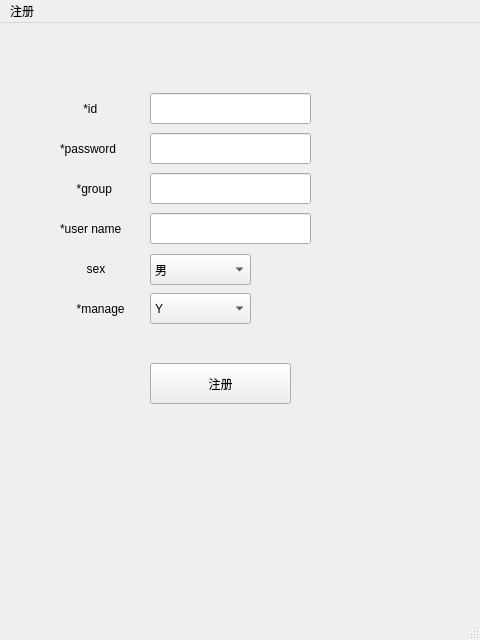
<?xml version="1.0" encoding="UTF-8"?>
<ui version="4.0">
 <class>MainWindow</class>
 <widget class="QMainWindow" name="MainWindow">
  <property name="geometry">
   <rect>
    <x>0</x>
    <y>0</y>
    <width>480</width>
    <height>640</height>
   </rect>
  </property>
  <property name="windowTitle">
   <string>MainWindow</string>
  </property>
  <widget class="QWidget" name="centralwidget">
   <widget class="QLabel" name="label">
    <property name="geometry">
     <rect>
      <x>70</x>
      <y>70</y>
      <width>71</width>
      <height>31</height>
     </rect>
    </property>
    <property name="text">
     <string>    *id</string>
    </property>
   </widget>
   <widget class="QLineEdit" name="id">
    <property name="geometry">
     <rect>
      <x>150</x>
      <y>70</y>
      <width>161</width>
      <height>31</height>
     </rect>
    </property>
   </widget>
   <widget class="QLineEdit" name="password">
    <property name="geometry">
     <rect>
      <x>150</x>
      <y>110</y>
      <width>161</width>
      <height>31</height>
     </rect>
    </property>
   </widget>
   <widget class="QLabel" name="label_2">
    <property name="geometry">
     <rect>
      <x>60</x>
      <y>110</y>
      <width>81</width>
      <height>31</height>
     </rect>
    </property>
    <property name="text">
     <string>*password</string>
    </property>
   </widget>
   <widget class="QLineEdit" name="group">
    <property name="geometry">
     <rect>
      <x>150</x>
      <y>150</y>
      <width>161</width>
      <height>31</height>
     </rect>
    </property>
   </widget>
   <widget class="QLabel" name="label_3">
    <property name="geometry">
     <rect>
      <x>70</x>
      <y>150</y>
      <width>71</width>
      <height>31</height>
     </rect>
    </property>
    <property name="text">
     <string>  *group</string>
    </property>
   </widget>
   <widget class="QLineEdit" name="user_name">
    <property name="geometry">
     <rect>
      <x>150</x>
      <y>190</y>
      <width>161</width>
      <height>31</height>
     </rect>
    </property>
   </widget>
   <widget class="QLabel" name="label_4">
    <property name="geometry">
     <rect>
      <x>60</x>
      <y>190</y>
      <width>81</width>
      <height>31</height>
     </rect>
    </property>
    <property name="text">
     <string>*user name</string>
    </property>
   </widget>
   <widget class="QLabel" name="label_5">
    <property name="geometry">
     <rect>
      <x>70</x>
      <y>230</y>
      <width>71</width>
      <height>31</height>
     </rect>
    </property>
    <property name="text">
     <string>     sex</string>
    </property>
   </widget>
   <widget class="QComboBox" name="sex">
    <property name="geometry">
     <rect>
      <x>150</x>
      <y>231</y>
      <width>101</width>
      <height>31</height>
     </rect>
    </property>
    <item>
     <property name="text">
      <string>男</string>
     </property>
    </item>
    <item>
     <property name="text">
      <string>女</string>
     </property>
    </item>
   </widget>
   <widget class="QPushButton" name="pushButton">
    <property name="geometry">
     <rect>
      <x>150</x>
      <y>340</y>
      <width>141</width>
      <height>41</height>
     </rect>
    </property>
    <property name="text">
     <string>注册</string>
    </property>
   </widget>
   <widget class="QComboBox" name="manage">
    <property name="geometry">
     <rect>
      <x>150</x>
      <y>270</y>
      <width>101</width>
      <height>31</height>
     </rect>
    </property>
    <item>
     <property name="text">
      <string>Y</string>
     </property>
    </item>
    <item>
     <property name="text">
      <string>N</string>
     </property>
    </item>
   </widget>
   <widget class="QLabel" name="label_6">
    <property name="geometry">
     <rect>
      <x>70</x>
      <y>270</y>
      <width>71</width>
      <height>31</height>
     </rect>
    </property>
    <property name="text">
     <string>  *manage</string>
    </property>
   </widget>
  </widget>
  <widget class="QMenuBar" name="menubar">
   <property name="geometry">
    <rect>
     <x>0</x>
     <y>0</y>
     <width>480</width>
     <height>26</height>
    </rect>
   </property>
   <widget class="QMenu" name="menu">
    <property name="title">
     <string>注册</string>
    </property>
   </widget>
   <addaction name="menu"/>
  </widget>
  <widget class="QStatusBar" name="statusbar"/>
 </widget>
 <resources/>
 <connections/>
</ui>
